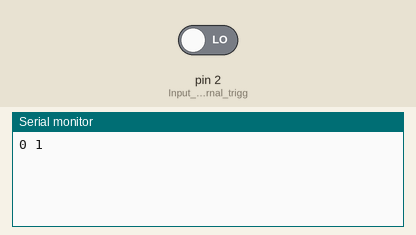
Recording of a sketch running on a simulated Arduino Uno, built with avr-gcc and run on an emulated ATmega328P. Shown: the last lines printed to the serial monitor. The inputs (shaded band) are chosen by the test bench; at power-on: pin 2 (Input_from_External_trigg) LOW.

Above: at 1.2 s.
1.3 s: pin 2 (Input_from_External_trigg) driven HIGH
At 2.6 s:
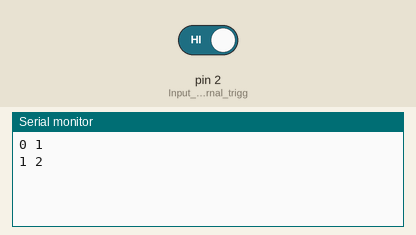
2.8 s: pin 2 (Input_from_External_trigg) driven LOW
At 3.3 s:
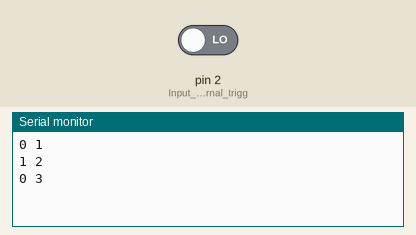
Timing chart, 0 to 5.8 s (numbered marks = the images above; inputs shaded):
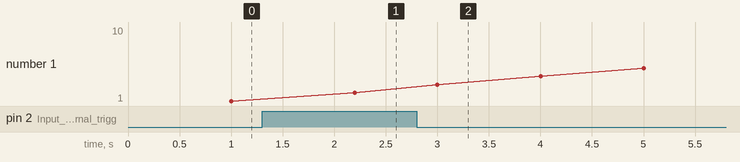

The sketch:

time_serial.ino
```cpp
int time;                     //keeps track of time for 50 days
int prev = 0;                 //kepps track of time after reset
void setup() {
  pinMode(10,OUTPUT);         //Connected to Reset pin
  pinMode(2,INPUT);           //Input from External trigger
  Serial.begin(9600);
}
void loop() {


  time = millis()/1000;
  int state = digitalRead(2);
  digitalWrite(10, LOW);
  if(state)                   // if button is true then reset
  {
    digitalWrite(10, HIGH);   // Set Reset pin to LOw to Restart the Arduino
    delay(100);
    digitalWrite(10, LOW);    // Return back the reset to High
  }


  if(prev != time)
  {
    prev+=1;
    Serial.print(state);
    Serial.print(" ");
    Serial.println(prev);
  }
  if(prev>=1000)
  {
    Serial.println("TIME UP");
    delay(5000);
    Serial.println("RESET TIME");
    digitalWrite(10, HIGH);
    delay(100);
    digitalWrite(10, LOW);

  }


}
```

Measured:
- after the input at 1.3 s, the serial monitor: prints a new line after 0.90 s (image 1)
- after the input at 2.8 s, the serial monitor: prints a new line after 0.20 s (image 2)
